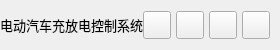
           <widget class="QFrame" name="contentTopBg">
            <property name="minimumSize">
             <size>
              <width>0</width>
              <height>50</height>
             </size>
            </property>
            <property name="maximumSize">
             <size>
              <width>16777215</width>
              <height>50</height>
             </size>
            </property>
            <property name="frameShape">
             <enum>QFrame::NoFrame</enum>
            </property>
            <property name="frameShadow">
             <enum>QFrame::Raised</enum>
            </property>
            <layout class="QHBoxLayout" name="horizontalLayout">
             <property name="spacing">
              <number>0</number>
             </property>
             <property name="leftMargin">
              <number>0</number>
             </property>
             <property name="topMargin">
              <number>0</number>
             </property>
             <property name="rightMargin">
              <number>10</number>
             </property>
             <property name="bottomMargin">
              <number>0</number>
             </property>
             <item>
              <widget class="QFrame" name="leftBox">
               <property name="sizePolicy">
                <sizepolicy hsizetype="Expanding" vsizetype="Preferred">
                 <horstretch>0</horstretch>
                 <verstretch>0</verstretch>
                </sizepolicy>
               </property>
               <property name="frameShape">
                <enum>QFrame::NoFrame</enum>
               </property>
               <property name="frameShadow">
                <enum>QFrame::Raised</enum>
               </property>
               <layout class="QHBoxLayout" name="horizontalLayout_3">
                <property name="spacing">
                 <number>0</number>
                </property>
                <property name="leftMargin">
                 <number>0</number>
                </property>
                <property name="topMargin">
                 <number>0</number>
                </property>
                <property name="rightMargin">
                 <number>0</number>
                </property>
                <property name="bottomMargin">
                 <number>0</number>
                </property>
                <item>
                 <widget class="QLabel" name="titleRightInfo">
                  <property name="enabled">
                   <bool>true</bool>
                  </property>
                  <property name="sizePolicy">
                   <sizepolicy hsizetype="Preferred" vsizetype="Expanding">
                    <horstretch>0</horstretch>
                    <verstretch>0</verstretch>
                   </sizepolicy>
                  </property>
                  <property name="maximumSize">
                   <size>
                    <width>16777215</width>
                    <height>45</height>
                   </size>
                  </property>
                  <property name="font">
                   <font>
                    <family>Segoe UI</family>
                    <pointsize>10</pointsize>
                    <italic>false</italic>
                    <bold>false</bold>
                   </font>
                  </property>
                  <property name="text">
                   <string>电动汽车充放电控制系统</string>
                  </property>
                  <property name="alignment">
                   <set>Qt::AlignLeading|Qt::AlignLeft|Qt::AlignVCenter</set>
                  </property>
                 </widget>
                </item>
               </layout>
              </widget>
             </item>
             <item alignment="Qt::AlignRight">
              <widget class="QFrame" name="rightButtons">
               <property name="minimumSize">
                <size>
                 <width>0</width>
                 <height>28</height>
                </size>
               </property>
               <property name="frameShape">
                <enum>QFrame::NoFrame</enum>
               </property>
               <property name="frameShadow">
                <enum>QFrame::Raised</enum>
               </property>
               <layout class="QHBoxLayout" name="horizontalLayout_2">
                <property name="spacing">
                 <number>5</number>
                </property>
                <property name="leftMargin">
                 <number>0</number>
                </property>
                <property name="topMargin">
                 <number>0</number>
                </property>
                <property name="rightMargin">
                 <number>0</number>
                </property>
                <property name="bottomMargin">
                 <number>0</number>
                </property>
                <item>
                 <widget class="QPushButton" name="settingsTopBtn">
                  <property name="minimumSize">
                   <size>
                    <width>28</width>
                    <height>28</height>
                   </size>
                  </property>
                  <property name="maximumSize">
                   <size>
                    <width>28</width>
                    <height>28</height>
                   </size>
                  </property>
                  <property name="cursor">
                   <cursorShape>PointingHandCursor</cursorShape>
                  </property>
                  <property name="toolTip">
                   <string>Settings</string>
                  </property>
                  <property name="text">
                   <string/>
                  </property>
                  <property name="icon">
                   <iconset resource="resources.qrc">
                    <normaloff>:/icons/images/icons/icon_settings.png</normaloff>:/icons/images/icons/icon_settings.png</iconset>
                  </property>
                  <property name="iconSize">
                   <size>
                    <width>20</width>
                    <height>20</height>
                   </size>
                  </property>
                 </widget>
                </item>
                <item>
                 <widget class="QPushButton" name="minimizeAppBtn">
                  <property name="minimumSize">
                   <size>
                    <width>28</width>
                    <height>28</height>
                   </size>
                  </property>
                  <property name="maximumSize">
                   <size>
                    <width>28</width>
                    <height>28</height>
                   </size>
                  </property>
                  <property name="cursor">
                   <cursorShape>PointingHandCursor</cursorShape>
                  </property>
                  <property name="toolTip">
                   <string>Minimize</string>
                  </property>
                  <property name="text">
                   <string/>
                  </property>
                  <property name="icon">
                   <iconset resource="resources.qrc">
                    <normaloff>:/icons/images/icons/icon_minimize.png</normaloff>:/icons/images/icons/icon_minimize.png</iconset>
                  </property>
                  <property name="iconSize">
                   <size>
                    <width>20</width>
                    <height>20</height>
                   </size>
                  </property>
                 </widget>
                </item>
                <item>
                 <widget class="QPushButton" name="maximizeRestoreAppBtn">
                  <property name="minimumSize">
                   <size>
                    <width>28</width>
                    <height>28</height>
                   </size>
                  </property>
                  <property name="maximumSize">
                   <size>
                    <width>28</width>
                    <height>28</height>
                   </size>
                  </property>
                  <property name="font">
                   <font>
                    <family>Segoe UI</family>
                    <pointsize>10</pointsize>
                    <italic>false</italic>
                    <bold>false</bold>
                    <stylestrategy>PreferDefault</stylestrategy>
                   </font>
                  </property>
                  <property name="cursor">
                   <cursorShape>PointingHandCursor</cursorShape>
                  </property>
                  <property name="toolTip">
                   <string>Maximize</string>
                  </property>
                  <property name="text">
                   <string/>
                  </property>
                  <property name="icon">
                   <iconset resource="resources.qrc">
                    <normaloff>:/icons/images/icons/icon_maximize.png</normaloff>:/icons/images/icons/icon_maximize.png</iconset>
                  </property>
                  <property name="iconSize">
                   <size>
                    <width>20</width>
                    <height>20</height>
                   </size>
                  </property>
                 </widget>
                </item>
                <item>
                 <widget class="QPushButton" name="closeAppBtn">
                  <property name="minimumSize">
                   <size>
                    <width>28</width>
                    <height>28</height>
                   </size>
                  </property>
                  <property name="maximumSize">
                   <size>
                    <width>28</width>
                    <height>28</height>
                   </size>
                  </property>
                  <property name="cursor">
                   <cursorShape>PointingHandCursor</cursorShape>
                  </property>
                  <property name="toolTip">
                   <string>Close</string>
                  </property>
                  <property name="text">
                   <string/>
                  </property>
                  <property name="icon">
                   <iconset resource="resources.qrc">
                    <normaloff>:/icons/images/icons/icon_close.png</normaloff>:/icons/images/icons/icon_close.png</iconset>
                  </property>
                  <property name="iconSize">
                   <size>
                    <width>20</width>
                    <height>20</height>
                   </size>
                  </property>
                 </widget>
                </item>
               </layout>
              </widget>
             </item>
            </layout>
           </widget>
